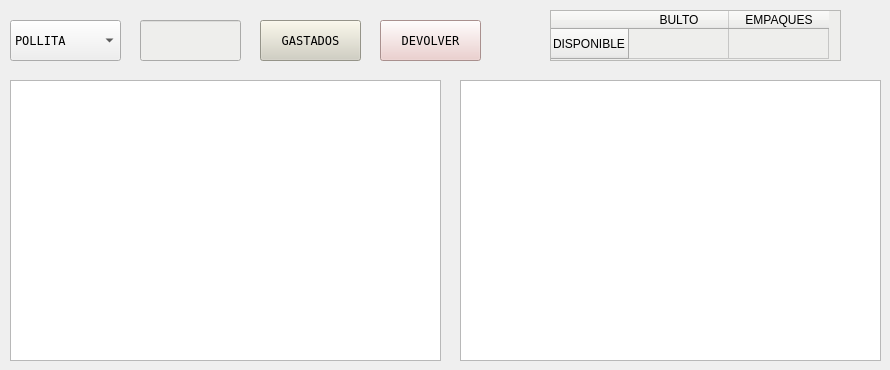
      <widget class="QWidget" name="teb_alimento">
       <attribute name="title">
        <string>ALIMENTO</string>
       </attribute>
       <widget class="PlotWidget" name="graphicsView_4">
        <property name="geometry">
         <rect>
          <x>10</x>
          <y>80</y>
          <width>431</width>
          <height>281</height>
         </rect>
        </property>
       </widget>
       <widget class="PlotWidget" name="graphicsView_5">
        <property name="geometry">
         <rect>
          <x>460</x>
          <y>80</y>
          <width>421</width>
          <height>281</height>
         </rect>
        </property>
       </widget>
       <widget class="QTableWidget" name="tabla_inventario_alimento">
        <property name="geometry">
         <rect>
          <x>550</x>
          <y>10</y>
          <width>291</width>
          <height>51</height>
         </rect>
        </property>
        <property name="styleSheet">
         <string notr="true">background-color: rgb(238, 238, 236);
font: 11pt &quot;Andale Mono&quot;;</string>
        </property>
        <property name="verticalScrollBarPolicy">
         <enum>Qt::ScrollBarAlwaysOff</enum>
        </property>
        <property name="horizontalScrollBarPolicy">
         <enum>Qt::ScrollBarAlwaysOff</enum>
        </property>
        <property name="autoScroll">
         <bool>false</bool>
        </property>
        <row>
         <property name="text">
          <string>DISPONIBLE</string>
         </property>
        </row>
        <column>
         <property name="text">
          <string>BULTO</string>
         </property>
        </column>
        <column>
         <property name="text">
          <string>EMPAQUES</string>
         </property>
        </column>
       </widget>
       <widget class="QComboBox" name="galpon_alimentado">
        <property name="geometry">
         <rect>
          <x>10</x>
          <y>20</y>
          <width>111</width>
          <height>41</height>
         </rect>
        </property>
        <property name="font">
         <font>
          <family>Andale Mono</family>
         </font>
        </property>
        <item>
         <property name="text">
          <string>POLLITA</string>
         </property>
        </item>
        <item>
         <property name="text">
          <string>GALLINA</string>
         </property>
        </item>
       </widget>
       <widget class="QLineEdit" name="cantidad_alimento_dado">
        <property name="geometry">
         <rect>
          <x>140</x>
          <y>20</y>
          <width>101</width>
          <height>41</height>
         </rect>
        </property>
        <property name="styleSheet">
         <string notr="true">background-color: rgb(238, 238, 236);</string>
        </property>
       </widget>
       <widget class="QPushButton" name="boton_devolver_alimento">
        <property name="geometry">
         <rect>
          <x>380</x>
          <y>20</y>
          <width>101</width>
          <height>41</height>
         </rect>
        </property>
        <property name="font">
         <font>
          <family>Andale Mono</family>
         </font>
        </property>
        <property name="styleSheet">
         <string notr="true">background-color: rgb(236, 201, 199);</string>
        </property>
        <property name="text">
         <string>DEVOLVER</string>
        </property>
       </widget>
       <widget class="QPushButton" name="boton_gastar_alimento">
        <property name="geometry">
         <rect>
          <x>260</x>
          <y>20</y>
          <width>101</width>
          <height>41</height>
         </rect>
        </property>
        <property name="font">
         <font>
          <family>Andale Mono</family>
         </font>
        </property>
        <property name="styleSheet">
         <string notr="true">background-color: rgb(209, 207, 192);</string>
        </property>
        <property name="text">
         <string>GASTADOS</string>
        </property>
       </widget>
      </widget>
